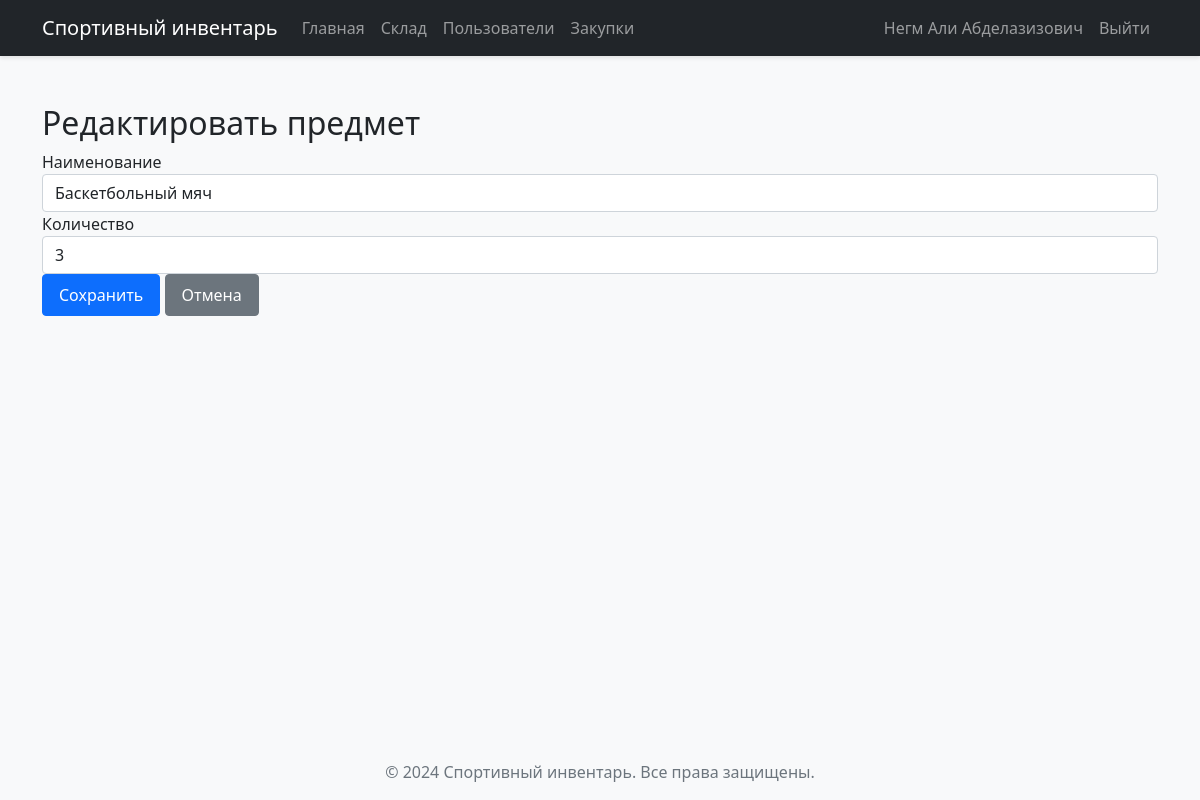
The page /storage/edit/1 (signed in) on the database as committed earlier.
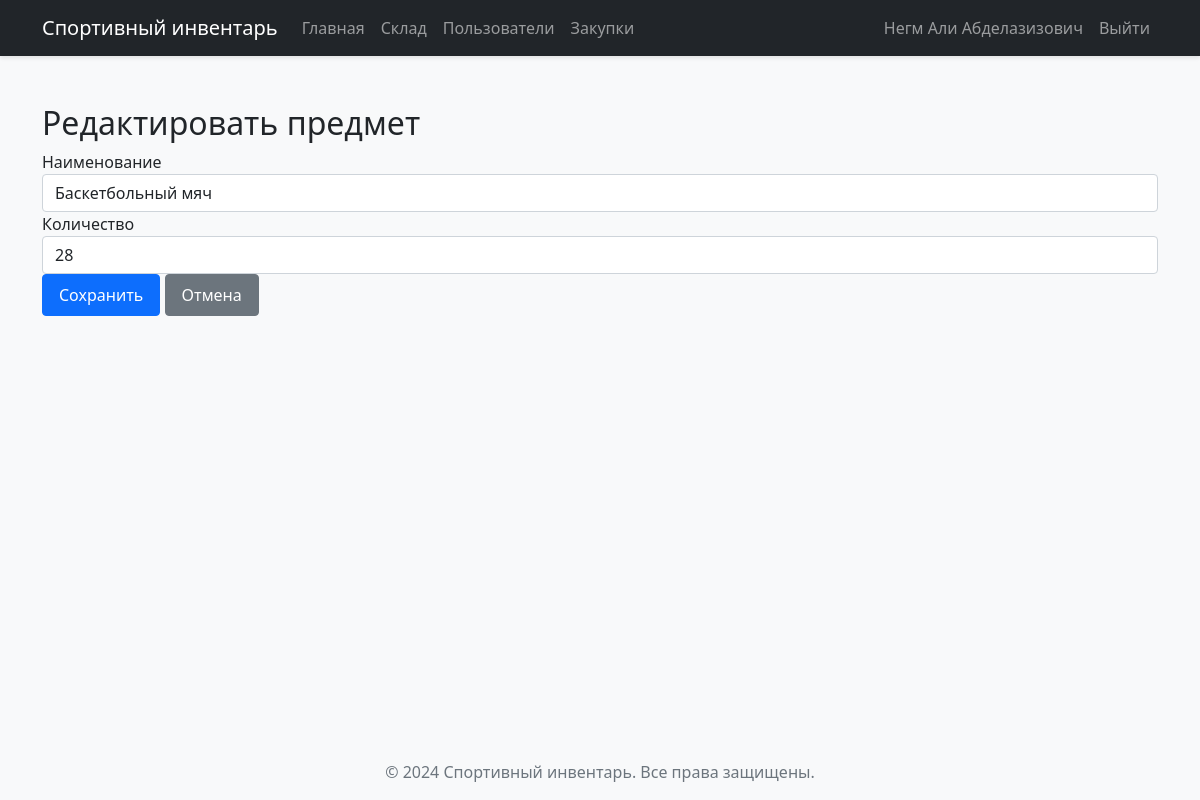
The same page on the database as committed later.
### models.py (models this page shows)
class Storage(db.Model):
    __tablename__ = 'storage'
    id = db.Column(db.Integer(), primary_key=True, nullable=False)
    name = db.Column(db.String(64), nullable=False)
    count = db.Column(db.Integer())

### app.py (the view)
@app.route("/storage/edit/<int:item_id>", methods=['GET', 'POST'])
@login_required
def edit_item(item_id):
    if not current_user.admin:
        flash("Доступ запрещен")
        return redirect(url_for('get_data'))
    item = Storage.query.get_or_404(item_id)
    if request.method == 'POST':
        item.name = request.form.get('name')
        item.count = request.form.get('count', type=int)
        db.session.commit()
        flash('Предмет успешно обновлен')
        return redirect(url_for('storage'))
    return render_template('edit_item.html', item=item)

### app.py (called while the page is built)
@login_manager.user_loader
def load_user(user_id):
    return User.query.get(int(user_id))

### templates/edit_item.html
{% extends "base.html" %}
{% block content %}
<div class="container mt-4">
    <h2>Редактировать предмет</h2>
    <form method="POST">
        <div class="form-group">
            <label for="name">Наименование</label>
            <input type="text" class="form-control" id="name" name="name" value="{{ item.name }}" required>
        </div>
        <div class="form-group">
            <label for="count">Количество</label>
            <input type="number" class="form-control" id="count" name="count" value="{{ item.count }}" required min="0">
        </div>
        <button type="submit" class="btn btn-primary">Сохранить</button>
        <a href="{{ url_for('storage') }}" class="btn btn-secondary">Отмена</a>
    </form>
</div>
{% endblock %}

Rows that differ between the two databases and show on the page:
changed Storage "Баскетбольный мяч": count "3" → "28"
